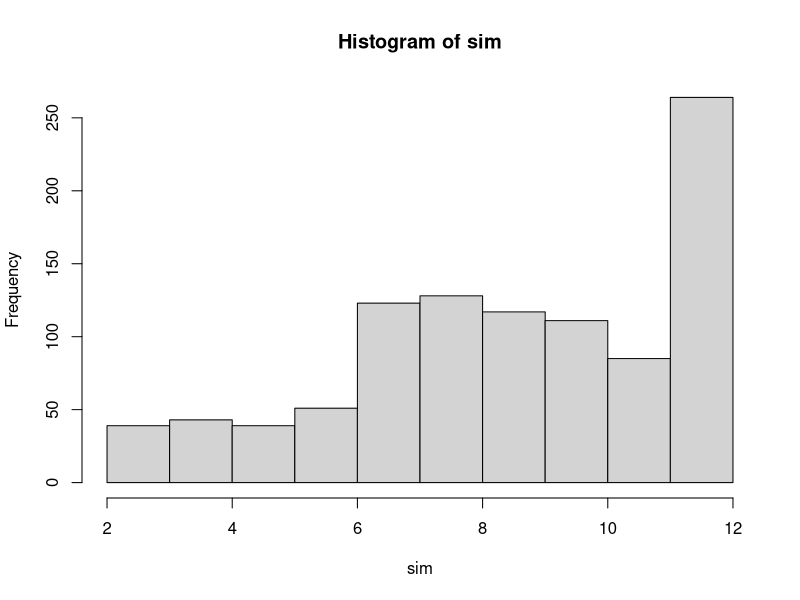

Write R code to recreate this figure.
# set parameters
num_face <- 6
num_roll <- 2
num_simulation <- 1000
weight <- c(1/10, 1/10, 1/10, 1/10, 1/10, 5/10)

# create a dice
dice <- 1:num_face

# roll function
roll <- function(dice, n_roll, wght) {
  roll_result <- sample(x = dice, size = n_roll, replace = TRUE, prob = wght)
  sum(roll_result)
}

# simulations
sim <- replicate(n = num_simulation, expr = roll(dice = dice, n_roll = num_roll, wght = weight))

# plot histogram
hist(sim)


